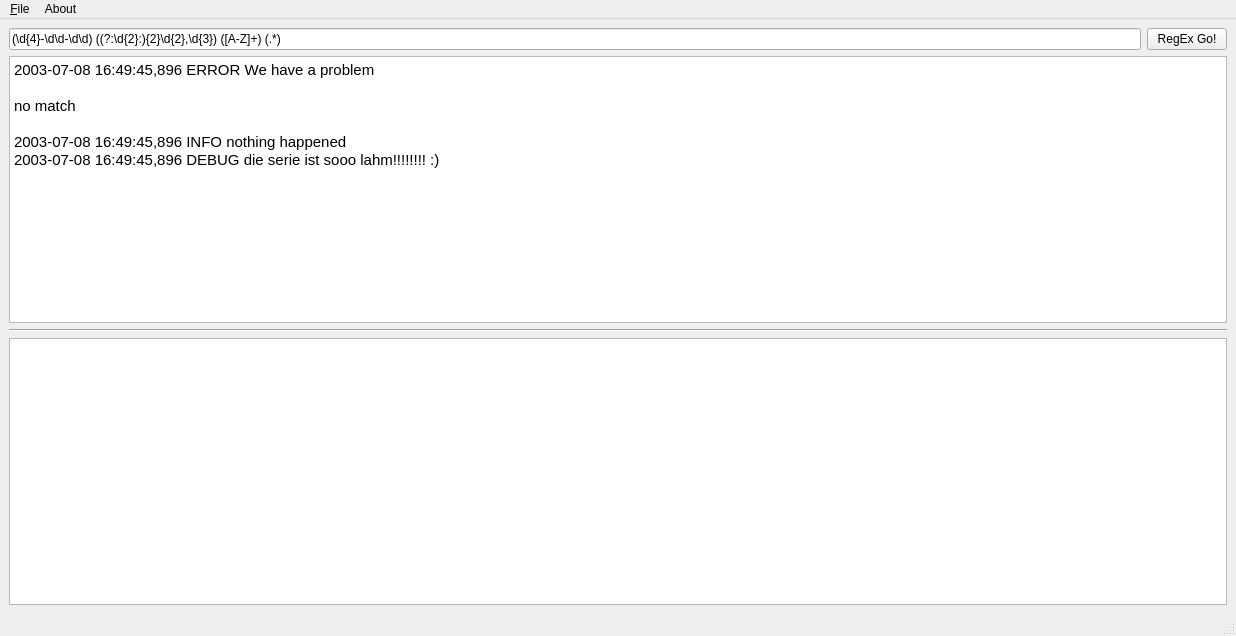
<?xml version="1.0" encoding="UTF-8"?>
<ui version="4.0">
 <class>MainWindow</class>
 <widget class="QMainWindow" name="MainWindow">
  <property name="geometry">
   <rect>
    <x>0</x>
    <y>0</y>
    <width>1236</width>
    <height>636</height>
   </rect>
  </property>
  <property name="windowTitle">
   <string>MainWindow</string>
  </property>
  <widget class="QWidget" name="centralwidget">
   <layout class="QVBoxLayout" name="verticalLayout">
    <item>
     <layout class="QHBoxLayout" name="horizontalLayout">
      <item>
       <widget class="QLineEdit" name="lineedit_regex">
        <property name="text">
         <string>(\d{4}-\d\d-\d\d) ((?:\d{2}:){2}\d{2},\d{3}) ([A-Z]+) (.*)</string>
        </property>
       </widget>
      </item>
      <item>
       <widget class="QPushButton" name="btn_regex_go">
        <property name="text">
         <string>RegEx Go!</string>
        </property>
       </widget>
      </item>
     </layout>
    </item>
    <item>
     <widget class="QTextEdit" name="log_edit">
      <property name="html">
       <string>&lt;!DOCTYPE HTML PUBLIC &quot;-//W3C//DTD HTML 4.0//EN&quot; &quot;http://www.w3.org/TR/REC-html40/strict.dtd&quot;&gt;
&lt;html&gt;&lt;head&gt;&lt;meta name=&quot;qrichtext&quot; content=&quot;1&quot; /&gt;&lt;style type=&quot;text/css&quot;&gt;
p, li { white-space: pre-wrap; }
&lt;/style&gt;&lt;/head&gt;&lt;body style=&quot; font-family:'Ubuntu'; font-size:11pt; font-weight:400; font-style:normal;&quot;&gt;
&lt;p style=&quot; margin-top:0px; margin-bottom:0px; margin-left:0px; margin-right:0px; -qt-block-indent:0; text-indent:0px;&quot;&gt;2003-07-08 16:49:45,896 ERROR We have a problem&lt;/p&gt;
&lt;p style=&quot;-qt-paragraph-type:empty; margin-top:0px; margin-bottom:0px; margin-left:0px; margin-right:0px; -qt-block-indent:0; text-indent:0px;&quot;&gt;&lt;br /&gt;&lt;/p&gt;
&lt;p style=&quot; margin-top:0px; margin-bottom:0px; margin-left:0px; margin-right:0px; -qt-block-indent:0; text-indent:0px;&quot;&gt;no match&lt;/p&gt;
&lt;p style=&quot;-qt-paragraph-type:empty; margin-top:0px; margin-bottom:0px; margin-left:0px; margin-right:0px; -qt-block-indent:0; text-indent:0px;&quot;&gt;&lt;br /&gt;&lt;/p&gt;
&lt;p style=&quot; margin-top:0px; margin-bottom:0px; margin-left:0px; margin-right:0px; -qt-block-indent:0; text-indent:0px;&quot;&gt;2003-07-08 16:49:45,896 INFO nothing happened&lt;/p&gt;
&lt;p style=&quot; margin-top:0px; margin-bottom:0px; margin-left:0px; margin-right:0px; -qt-block-indent:0; text-indent:0px;&quot;&gt;2003-07-08 16:49:45,896 DEBUG die serie ist sooo lahm!!!!!!!! :)&lt;/p&gt;&lt;/body&gt;&lt;/html&gt;</string>
      </property>
     </widget>
    </item>
    <item>
     <widget class="Line" name="line">
      <property name="orientation">
       <enum>Qt::Horizontal</enum>
      </property>
     </widget>
    </item>
    <item>
     <widget class="QTextEdit" name="result_edit"/>
    </item>
   </layout>
  </widget>
  <widget class="QMenuBar" name="menubar">
   <property name="geometry">
    <rect>
     <x>0</x>
     <y>0</y>
     <width>1236</width>
     <height>26</height>
    </rect>
   </property>
   <widget class="QMenu" name="menuInfo">
    <property name="title">
     <string>&amp;File</string>
    </property>
    <addaction name="action_Open"/>
    <addaction name="action_Save"/>
    <addaction name="action_Quit"/>
   </widget>
   <widget class="QMenu" name="menuAbout">
    <property name="title">
     <string>About</string>
    </property>
    <addaction name="actionAbout"/>
   </widget>
   <addaction name="menuInfo"/>
   <addaction name="menuAbout"/>
  </widget>
  <widget class="QStatusBar" name="statusbar"/>
  <action name="action_Open">
   <property name="text">
    <string>&amp;Open</string>
   </property>
  </action>
  <action name="action_Save">
   <property name="text">
    <string>&amp;Save</string>
   </property>
  </action>
  <action name="action_Quit">
   <property name="text">
    <string>&amp;Quit</string>
   </property>
  </action>
  <action name="actionAbout">
   <property name="text">
    <string>About</string>
   </property>
  </action>
 </widget>
 <tabstops>
  <tabstop>lineedit_regex</tabstop>
  <tabstop>btn_regex_go</tabstop>
  <tabstop>log_edit</tabstop>
  <tabstop>result_edit</tabstop>
 </tabstops>
 <resources/>
 <connections/>
</ui>
